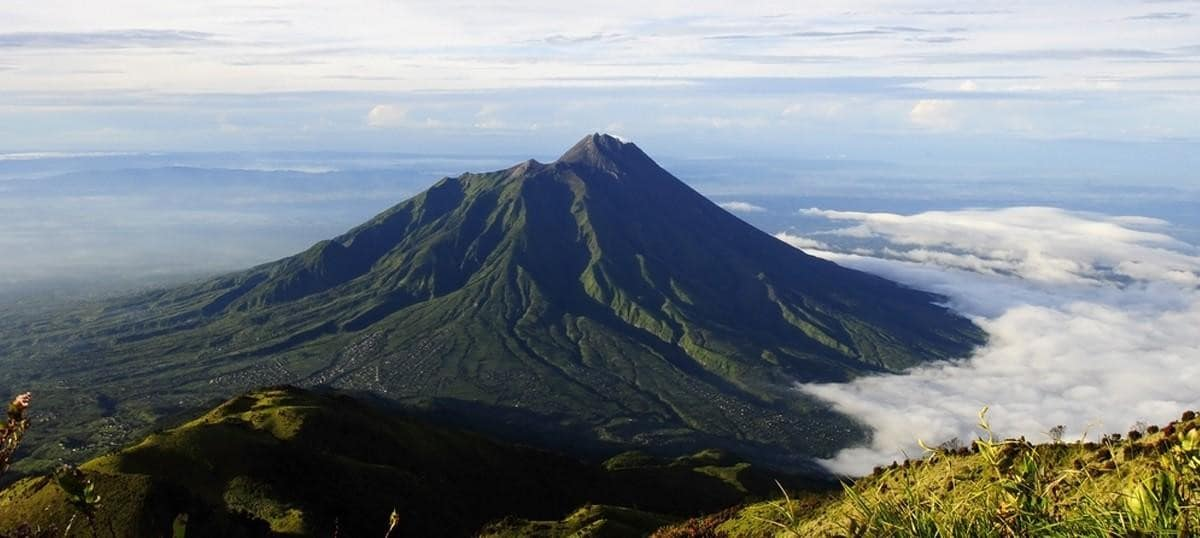
#> input picture 42_bootcamp_python/numpy/merapi.jpeg, 1200 x 538 px
$ python ColorFilter.py
#> lines starting #> are read from the running program, lines starting #| are printed output that depends on the picture
### 42_bootcamp_python/numpy/ImageProcessor.py
import matplotlib.pyplot as plt
import matplotlib.image as mpimg
import numpy as np

class ImageProcessor():
    def load(self, path):
#> called with path = 'merapi.jpeg'
        pic = mpimg.imread(path)
#> pic is the input picture: shape (538, 1200, 3); mean R, G, B 123.7, 131.4, 136.7
        height = format(pic.shape[0])
#> height = '538'
        width = format(pic.shape[1])
#> width = '1200'

        print("Height: %s\nWidth: %s" % (height, width))
#| Height: 538
#| Width: 1200

        array = np.array(pic)
        return array

    # [5 lines left out: function display, not called in this run]

### 42_bootcamp_python/numpy/ColorFilter.py
from ImageProcessor import ImageProcessor
import matplotlib.pyplot as plt
import matplotlib.image as mpimg
import numpy as np

class ColorFilter():
    def invert(self, array):
        for i in array:
            for k in i:
                k[0] = 255 - k[0]
                k[1] = 255 - k[1]
                k[2] = 255 - k[2]
#> after the loop, k = [127, 121, 169]

        return array


    def to_blue(self, array):
        for i in array:
            for k in i:
                k[0] = 0
                k[1] = 0

        return array

    def to_green(self, array):
        for i in array:
            for k in i:
                k[0] = 0
                k[2] = 0

        return array

    def to_red(self, array):
        for i in array:
            for k in i:
                k[1] = 0
                k[2] = 0

        return array

    def celluloid(self, array):
        pass

merapi = ImageProcessor()

array = merapi.load("merapi.jpeg")

test = ColorFilter()

crp = test.invert(array)
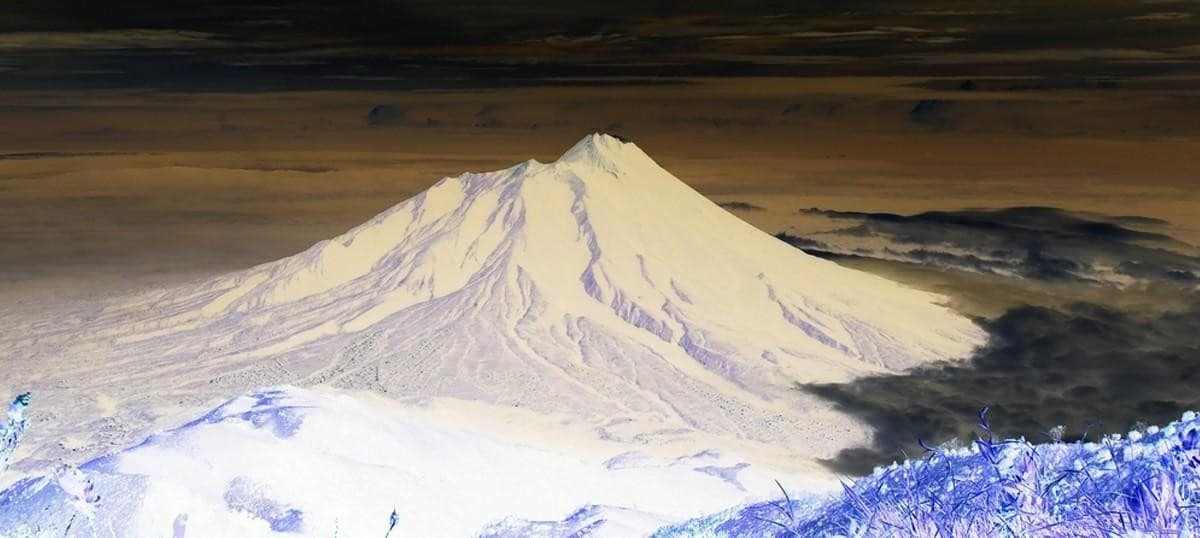
#> crp: shape (538, 1200, 3); mean R, G, B 131.3, 123.6, 118.3
crp_plot = plt.imshow(crp)
plt.show()
